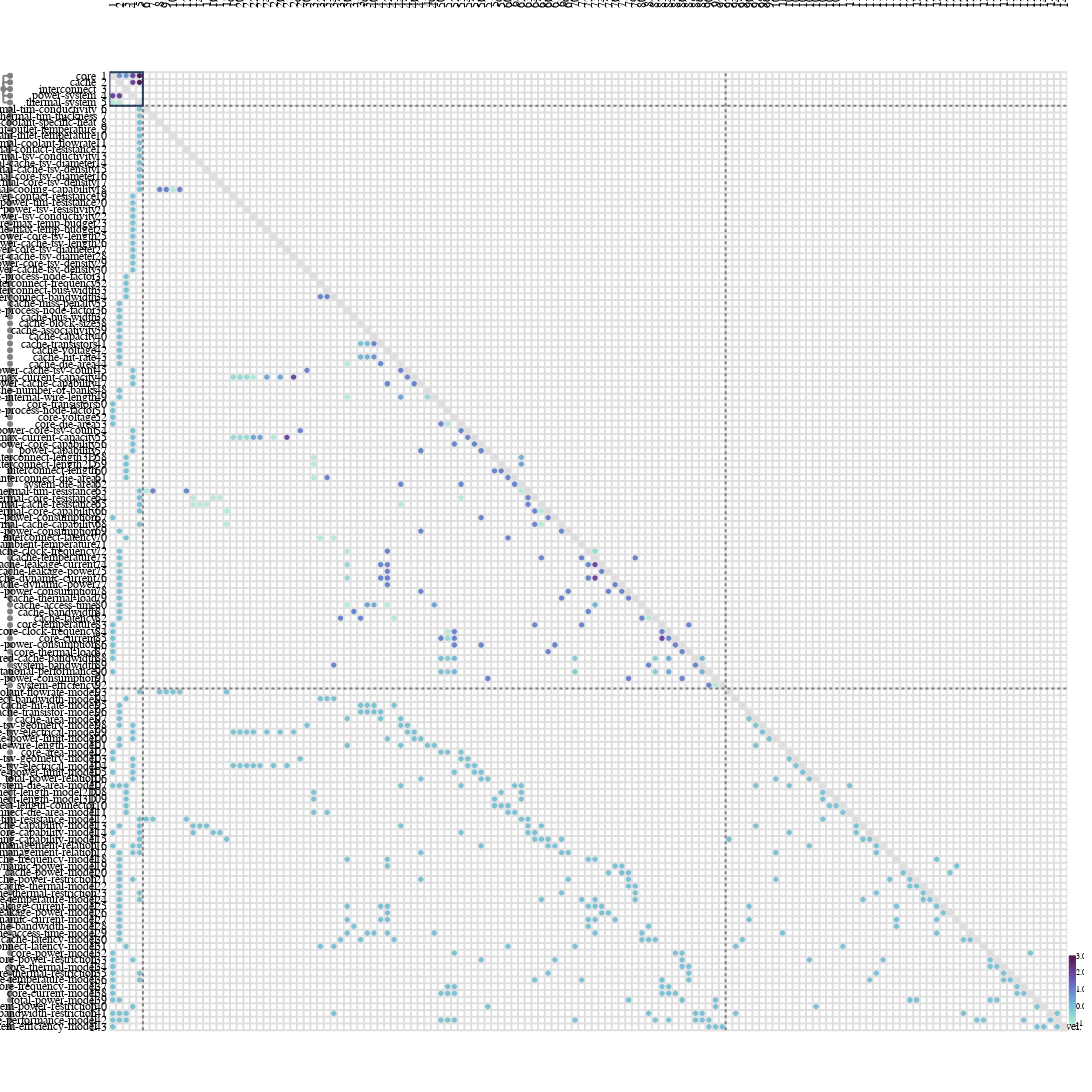

The code cell stored with this chart in its notebook:
### Code cell
from ragraph.analysis import sequence
import ragraph.plot

from raesl.plot.view_funcs import multi_domain

nodes, edges = multi_domain(
    graph,
    depth=4
)

relations = [n for n in nodes if n.kind == "relation_spec"]
variables = [n for n in nodes if n.kind == "variable"]
components = [n for n in nodes if n.kind == "component"]


_, _, sequenced_functions = sequence.utils.branchsort(algo=sequence.scc_tearing, graph=graph, algo_args=dict(inf=1, dep=1, mu=3), inplace=True, nodes=relations+variables, edge_weights=graph.weights)

# Reload figure based on sequence.
figure = ragraph.plot.mdm(
    leafs = components + sequenced_functions,
    edges = edges,
    node_kinds=["component", "variable", "relation_spec"],
    style= ragraph.plot.Style(
        piemap=dict(
            display="weights",
            mode= "relative",
            fields=["weight"]
        ),
    )
)

figure.write_image("figures/mdm_sequenced.svg")
figure.show()
